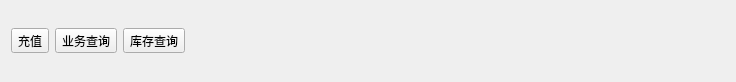
<?xml version="1.0" encoding="UTF-8"?>
<ui version="4.0">
 <class>Dialog</class>
 <widget class="QDialog" name="Dialog">
  <property name="geometry">
   <rect>
    <x>0</x>
    <y>0</y>
    <width>736</width>
    <height>82</height>
   </rect>
  </property>
  <property name="windowTitle">
   <string>Dialog</string>
  </property>
  <layout class="QHBoxLayout" name="horizontalLayout">
   <item>
    <widget class="QToolButton" name="toolButton">
     <property name="text">
      <string>充值</string>
     </property>
    </widget>
   </item>
   <item>
    <widget class="QToolButton" name="toolButton_2">
     <property name="text">
      <string>业务查询</string>
     </property>
    </widget>
   </item>
   <item>
    <widget class="QToolButton" name="toolButton_3">
     <property name="text">
      <string>库存查询</string>
     </property>
    </widget>
   </item>
   <item>
    <spacer name="horizontalSpacer">
     <property name="orientation">
      <enum>Qt::Horizontal</enum>
     </property>
     <property name="sizeHint" stdset="0">
      <size>
       <width>40</width>
       <height>20</height>
      </size>
     </property>
    </spacer>
   </item>
  </layout>
 </widget>
 <resources/>
 <connections/>
</ui>
